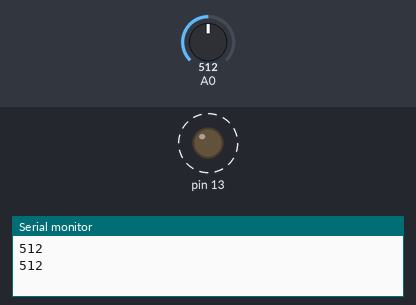
The sketch below on a simulated Arduino Uno, built with avr-gcc and run on an emulated ATmega328P. Shown: output pins drawn as LEDs (lit = HIGH), the last lines printed to the serial monitor. Dashed ring = blinking. The inputs (shaded band) are chosen by the test bench; at power-on: A0 = 512.

Above: at 2.0 s.
2.1 s: A0 set to 310
6.6 s: A0 set to 283
At 7.05 s:
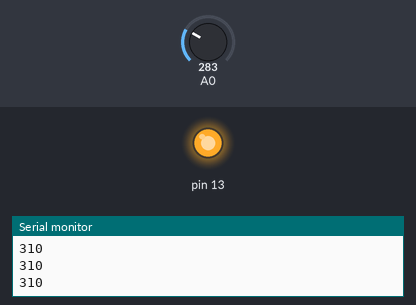
At 7.4 s:
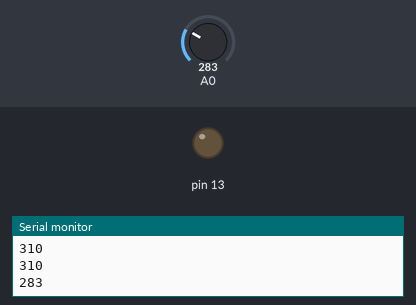
Timing chart, 0 to 9.6 s (numbered marks = the images above; inputs shaded):
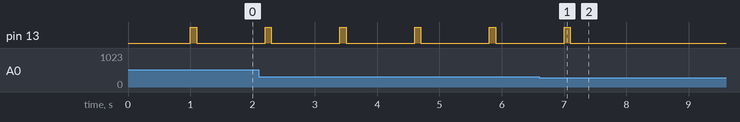

Measured:
- the behaviour switches between 301 and 300 on A0 (found by bisection; images 0 and 1)
- after the input at 6.6 s, pin 13: goes on until 7.1 s, then stays LOW
- by itself, pin 13: alternates HIGH for 0.10 s and LOW for 1.1 s

The sketch:

coding.ino
```cpp
void setup()
{
  // put your setup code here, to run once:
pinMode(13,OUTPUT);
Serial.begin(9600);
}

void loop()
{  // put your main code here, to run repeatedly:
  int d=analogRead(A0);
     Serial.println(d);
     delay(1000);
     if(d>300)
{
  digitalWrite(13,HIGH);
  delay(100);
  digitalWrite(13,LOW);
  delay(100);

 }
  else {
            digitalWrite(13,LOW);
       }
}
```
